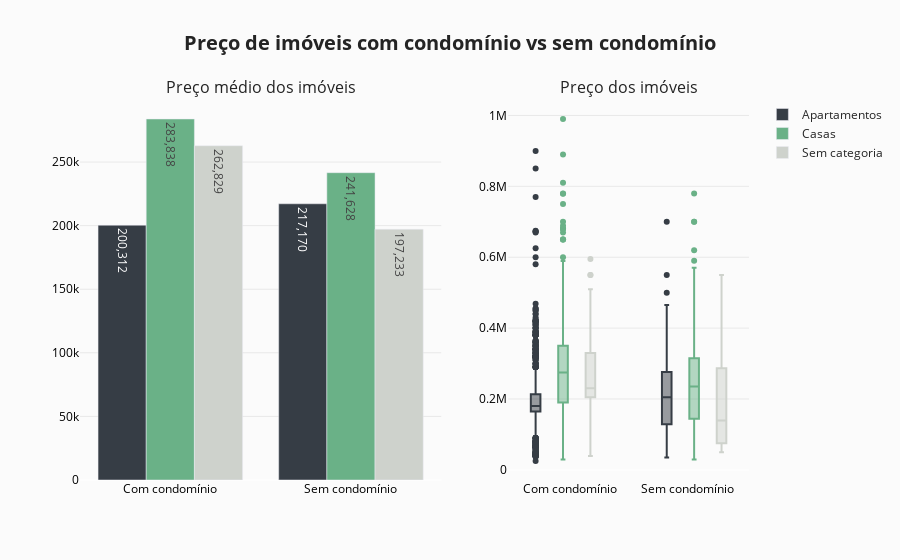

Notebook code for this chart:
### Code cell
# COM CONDOMÍNIO VS SEM CONDOMÍNIO
df_ = df_samambaia_filtered[[HOUSE_HAS_CONDOMI, HOUSE_CATEGORY, HOUSE_PRICE]].groupby([HOUSE_HAS_CONDOMI, HOUSE_CATEGORY]).mean().reset_index()
title = '<b>Preço de imóveis com condomínio vs sem condomínio</b>'

fig = make_subplots(
    rows = 1, 
    cols = 2,
    subplot_titles=['Preço médio dos imóveis', 'Preço dos imóveis'],
    column_widths=[0.6, 0.4]
)

fig.add_trace(
    go.Bar(
        x = df_[HOUSE_HAS_CONDOMI][df_[HOUSE_CATEGORY] == 'Apartamentos'],
        y = df_[HOUSE_PRICE][df_[HOUSE_CATEGORY] == 'Apartamentos'],
        marker_color = FIGURE_COLOR_PALETTE[0],
        text = df_[HOUSE_PRICE][df_[HOUSE_CATEGORY] == 'Apartamentos'].apply(lambda x: '{:,.0f}'.format(x)),
        hovertemplate='Preço médio: R$'+df_[HOUSE_PRICE][df_[HOUSE_CATEGORY] == 'Apartamentos']\
                        .apply(lambda x: '{:,.2f}'.format(x)+'<br>Categoria: Apartamentos'),
        name = 'Apartamentos'),
    row=1, col=1)

fig.add_trace(
    go.Bar(
        x = df_[HOUSE_HAS_CONDOMI][df_[HOUSE_CATEGORY] == 'Casas'],
        y = df_[HOUSE_PRICE][df_[HOUSE_CATEGORY] == 'Casas'],
        marker_color = FIGURE_COLOR_PALETTE[1],
        text = df_[HOUSE_PRICE][df_[HOUSE_CATEGORY] == 'Casas'].apply(lambda x: '{:,.0f}'.format(x)),
        hovertemplate='Preço médio: R$'+df_[HOUSE_PRICE][df_[HOUSE_CATEGORY] == 'Casas']\
                        .apply(lambda x: '{:,.2f}'.format(x))+'<br>Categoria: Casas',
        name = 'Casas'),
    row=1, col=1)

fig.add_trace(
    go.Bar(
        x = df_[HOUSE_HAS_CONDOMI][df_[HOUSE_CATEGORY] == 0],
        y = df_[HOUSE_PRICE][df_[HOUSE_CATEGORY] == 0],
        marker_color = FIGURE_COLOR_PALETTE[2],
        text = df_[HOUSE_PRICE][df_[HOUSE_CATEGORY] == 0].apply(lambda x: '{:,.0f}'.format(x)),
        hovertemplate='Preço médio: R$'+df_[HOUSE_PRICE][df_[HOUSE_CATEGORY] == 0]\
                        .apply(lambda x: '{:,.2f}'.format(x))+'<br>Categoria: Sem categoria',
        name = 'Sem categoria'),
    row=1, col=1)

fig.add_trace(
    go.Box(
        y = df_samambaia_filtered[HOUSE_PRICE][(df_samambaia_filtered[HOUSE_CATEGORY] == 'Apartamentos') &\
                (df_samambaia_filtered[HOUSE_HAS_CONDOMI] == 'Com condomínio')],
        x = df_samambaia_filtered[HOUSE_HAS_CONDOMI][(df_samambaia_filtered[HOUSE_CATEGORY] == 'Apartamentos') &\
                (df_samambaia_filtered[HOUSE_HAS_CONDOMI] == 'Com condomínio')],
        line_color=FIGURE_COLOR_PALETTE[0],
        showlegend=False,
        name = 'Apartamentos'
    ),
    row=1, col=2)

fig.add_trace(
    go.Box(
        y = df_samambaia_filtered[HOUSE_PRICE][(df_samambaia_filtered[HOUSE_CATEGORY] == 'Apartamentos') &\
                (df_samambaia_filtered[HOUSE_HAS_CONDOMI] == 'Sem condomínio')],
        x = df_samambaia_filtered[HOUSE_HAS_CONDOMI][(df_samambaia_filtered[HOUSE_CATEGORY] == 'Apartamentos') &\
                (df_samambaia_filtered[HOUSE_HAS_CONDOMI] == 'Sem condomínio')],
        line_color=FIGURE_COLOR_PALETTE[0],
        showlegend=False,
        name = 'Apartamentos'
    ),
    row=1, col=2)

fig.add_trace(
    go.Box(
        y = df_samambaia_filtered[HOUSE_PRICE][(df_samambaia_filtered[HOUSE_CATEGORY] == 'Casas') &\
                (df_samambaia_filtered[HOUSE_HAS_CONDOMI] == 'Com condomínio')],
        x = df_samambaia_filtered[HOUSE_HAS_CONDOMI][(df_samambaia_filtered[HOUSE_CATEGORY] == 'Casas') &\
                (df_samambaia_filtered[HOUSE_HAS_CONDOMI] == 'Com condomínio')],
        line_color=FIGURE_COLOR_PALETTE[1],
        showlegend=False,
        name = 'Casas'
    ),
    row=1, col=2)

fig.add_trace(
    go.Box(
        y = df_samambaia_filtered[HOUSE_PRICE][(df_samambaia_filtered[HOUSE_CATEGORY] == 'Casas') &\
                (df_samambaia_filtered[HOUSE_HAS_CONDOMI] == 'Sem condomínio')],
        x = df_samambaia_filtered[HOUSE_HAS_CONDOMI][(df_samambaia_filtered[HOUSE_CATEGORY] == 'Casas') &\
                (df_samambaia_filtered[HOUSE_HAS_CONDOMI] == 'Sem condomínio')],
        line_color=FIGURE_COLOR_PALETTE[1],
        showlegend=False,
        name = 'Casas'
    ),
    row=1, col=2)

fig.add_trace(
    go.Box(
        y = df_samambaia_filtered[HOUSE_PRICE][(df_samambaia_filtered[HOUSE_CATEGORY] == 0) &\
                (df_samambaia_filtered[HOUSE_HAS_CONDOMI] == 'Com condomínio')],
        x = df_samambaia_filtered[HOUSE_HAS_CONDOMI][(df_samambaia_filtered[HOUSE_CATEGORY] == 0) &\
                (df_samambaia_filtered[HOUSE_HAS_CONDOMI] == 'Com condomínio')],
        line_color=FIGURE_COLOR_PALETTE[2],
        showlegend=False,
        name = 'Sem categoria'
    ),
    row=1, col=2)

fig.add_trace(
    go.Box(
        y = df_samambaia_filtered[HOUSE_PRICE][(df_samambaia_filtered[HOUSE_CATEGORY] == 0) &\
                (df_samambaia_filtered[HOUSE_HAS_CONDOMI] == 'Sem condomínio')],
        x = df_samambaia_filtered[HOUSE_HAS_CONDOMI][(df_samambaia_filtered[HOUSE_CATEGORY] == 0) &\
                (df_samambaia_filtered[HOUSE_HAS_CONDOMI] == 'Sem condomínio')],
        line_color=FIGURE_COLOR_PALETTE[2],
        showlegend=False,
        name = 'Sem categoria'
    ),
    row=1, col=2)

fig.update_layout(
    boxmode = 'group',
    barmode = 'group',
    title = title,
    titlefont = {'size': FIGURE_TITLE_SIZE},
    paper_bgcolor = FIGURE_BG_COLOR,
    plot_bgcolor = FIGURE_BG_COLOR,
    template = 'seaborn'
)

fig.update_xaxes(
    color = FIGURE_AXES_COLOR,
    showgrid = False,
)

fig.update_yaxes(
    color = FIGURE_AXES_COLOR,
    gridwidth = 0.9,
    gridcolor = FIGURE_GRID_COLOR
)

fig.show()

### Figure 1 — Plotly figure (JSON) as saved in the notebook; plotly's stock layout.template omitted (floating-point values rounded to 4 significant figures; data arrays with more than 128 entries replaced by an {"elided": "..."} marker saying what was removed)
{"data": [{"hovertemplate": ["Preço médio: R$200,311.56<br>Categoria: Apartamentos", "Preço médio: R$217,170.41<br>Categoria: Apartamentos"], "marker": {"color": "#363D45"}, "name": "Apartamentos", "text": ["200,312", "217,170"], "type": "bar", "x": ["Com condomínio", "Sem condomínio"], "xaxis": "x", "y": [200300.0, 217200.0], "yaxis": "y"}, {"hovertemplate": ["Preço médio: R$283,837.88<br>Categoria: Casas", "Preço médio: R$241,627.69<br>Categoria: Casas"], "marker": {"color": "#6AB187"}, "name": "Casas", "text": ["283,838", "241,628"], "type": "bar", "x": ["Com condomínio", "Sem condomínio"], "xaxis": "x", "y": [283800.0, 241600.0], "yaxis": "y"}, {"hovertemplate": ["Preço médio: R$262,829.30<br>Categoria: Sem categoria", "Preço médio: R$197,232.56<br>Categoria: Sem categoria"], "marker": {"color": "#CED2CC"}, "name": "Sem categoria", "text": ["262,829", "197,233"], "type": "bar", "x": ["Com condomínio", "Sem condomínio"], "xaxis": "x", "y": [262800.0, 197200.0], "yaxis": "y"}, {"line": {"color": "#363D45"}, "name": "Apartamentos", "showlegend": false, "type": "box", "x": {"elided": "1269 str values"}, "xaxis": "x2", "y": {"elided": "1269 int values"}, "yaxis": "y2"}, {"line": {"color": "#363D45"}, "name": "Apartamentos", "showlegend": false, "type": "box", "x": {"elided": "153 str values"}, "xaxis": "x2", "y": {"elided": "153 int values"}, "yaxis": "y2"}, {"line": {"color": "#6AB187"}, "name": "Casas", "showlegend": false, "type": "box", "x": {"elided": "687 str values"}, "xaxis": "x2", "y": {"elided": "687 int values"}, "yaxis": "y2"}, {"line": {"color": "#6AB187"}, "name": "Casas", "showlegend": false, "type": "box", "x": {"elided": "310 str values"}, "xaxis": "x2", "y": {"elided": "310 int values"}, "yaxis": "y2"}, {"line": {"color": "#CED2CC"}, "name": "Sem categoria", "showlegend": false, "type": "box", "x": {"elided": "393 str values"}, "xaxis": "x2", "y": {"elided": "393 int values"}, "yaxis": "y2"}, {"line": {"color": "#CED2CC"}, "name": "Sem categoria", "showlegend": false, "type": "box", "x": ["Sem condomínio", "Sem condomínio", "Sem condomínio", "Sem condomínio", "Sem condomínio", "Sem condomínio", "Sem condomínio", "Sem condomínio", "Sem condomínio", "Sem condomínio", "Sem condomínio", "Sem condomínio", "Sem condomínio", "Sem condomínio", "Sem condomínio", "Sem condomínio", "Sem condomínio", "Sem condomínio", "Sem condomínio", "Sem condomínio", "Sem condomínio", "Sem condomínio", "Sem condomínio", "Sem condomínio", "Sem condomínio", "Sem condomínio", "Sem condomínio"], "xaxis": "x2", "y": [139000, 350000, 59000, 240000, 89900, 59900, 64990, 265000, 70000, 57990, 125000, 550000, 215000, 89500, 138999, 200000, 329000, 279000, 94500, 270000, 393000, 139000, 70000, 50000, 398000, 299000, 289500], "yaxis": "y2"}], "layout": {"annotations": [{"font": {"size": 16}, "showarrow": false, "text": "Preço médio dos imóveis", "x": 0.27, "xanchor": "center", "xref": "paper", "y": 1, "yanchor": "bottom", "yref": "paper"}, {"font": {"size": 16}, "showarrow": false, "text": "Preço dos imóveis", "x": 0.82, "xanchor": "center", "xref": "paper", "y": 1, "yanchor": "bottom", "yref": "paper"}], "barmode": "group", "boxmode": "group", "paper_bgcolor": "#FBFBFB", "plot_bgcolor": "#FBFBFB", "title": {"font": {"size": 20}, "text": "<b>Preço de imóveis com condomínio vs sem condomínio</b>"}, "xaxis": {"anchor": "y", "color": "black", "domain": [0, 0.54], "showgrid": false}, "xaxis2": {"anchor": "y2", "color": "black", "domain": [0.64, 1], "showgrid": false}, "yaxis": {"anchor": "x", "color": "black", "domain": [0, 1], "gridcolor": "#e7e7e7", "gridwidth": 0.9}, "yaxis2": {"anchor": "x2", "color": "black", "domain": [0, 1], "gridcolor": "#e7e7e7", "gridwidth": 0.9}}}
